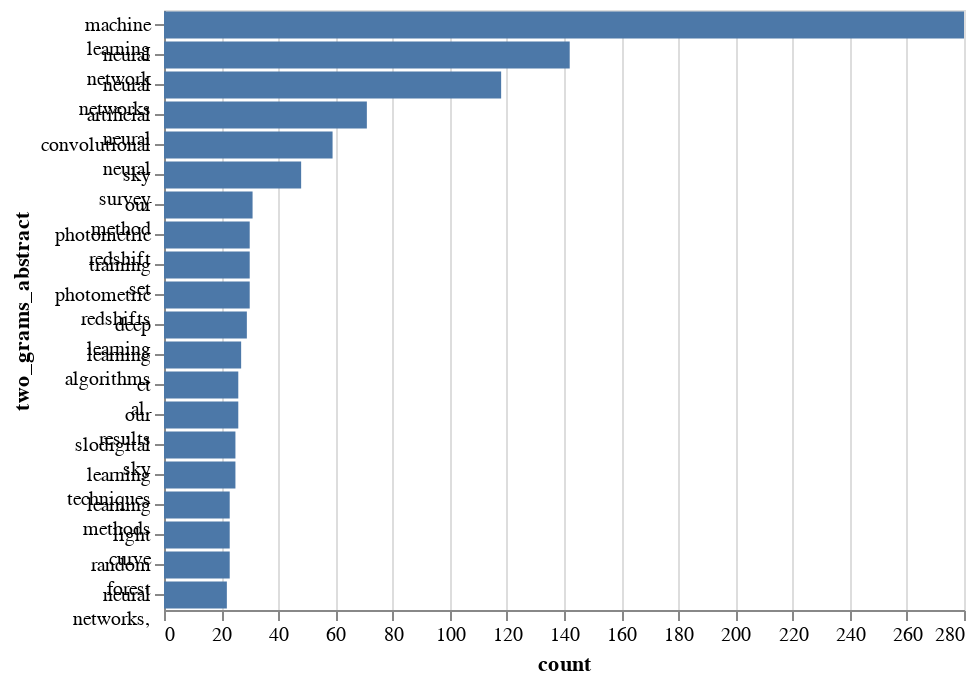

Notebook code cell kept with this figure:
### Code cell
# 2-grams
two_grams_abstract.most_common(20)

data = pd.DataFrame(two_grams_abstract.most_common(20), columns=["two_grams_abstract", "count"])

alt.Chart(data).mark_bar().encode(
    x='count',
    y=alt.Y('two_grams_abstract', sort=alt.SortField(field="freq", op="sum", order="ascending")), 
)

### Figure 1 — Vega-Lite specification as saved in the notebook (floating-point values rounded to 4 significant figures)
{"$schema": "https://vega.github.io/schema/vega-lite/v2.4.3.json", "config": {"view": {"height": 300, "width": 400}}, "data": {"values": [{"count": 280, "two_grams_abstract": ["machine", "learning"]}, {"count": 142, "two_grams_abstract": ["neural", "network"]}, {"count": 118, "two_grams_abstract": ["neural", "networks"]}, {"count": 71, "two_grams_abstract": ["artificial", "neural"]}, {"count": 59, "two_grams_abstract": ["convolutional", "neural"]}, {"count": 48, "two_grams_abstract": ["sky", "survey"]}, {"count": 31, "two_grams_abstract": ["our", "method"]}, {"count": 30, "two_grams_abstract": ["photometric", "redshift"]}, {"count": 30, "two_grams_abstract": ["training", "set"]}, {"count": 30, "two_grams_abstract": ["photometric", "redshifts"]}, {"count": 29, "two_grams_abstract": ["deep", "learning"]}, {"count": 27, "two_grams_abstract": ["learning", "algorithms"]}, {"count": 26, "two_grams_abstract": ["et", "al."]}, {"count": 26, "two_grams_abstract": ["our", "results"]}, {"count": 25, "two_grams_abstract": ["slodigital", "sky"]}, {"count": 25, "two_grams_abstract": ["learning", "techniques"]}, {"count": 23, "two_grams_abstract": ["learning", "methods"]}, {"count": 23, "two_grams_abstract": ["light", "curve"]}, {"count": 23, "two_grams_abstract": ["random", "forest"]}, {"count": 22, "two_grams_abstract": ["neural", "networks,"]}]}, "encoding": {"x": {"field": "count", "type": "quantitative"}, "y": {"field": "two_grams_abstract", "sort": {"field": "freq", "op": "sum", "order": "ascending"}, "type": "nominal"}}, "mark": "bar"}
